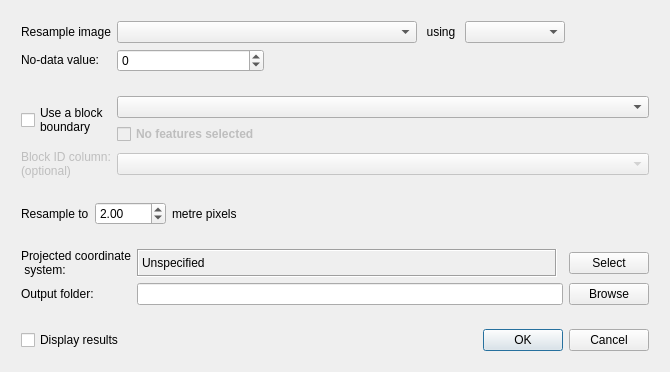
<?xml version="1.0" encoding="UTF-8"?>
<ui version="4.0">
 <class>ResampleImageToBlockDialog</class>
 <widget class="QDialog" name="ResampleImageToBlockDialog">
  <property name="windowModality">
   <enum>Qt::ApplicationModal</enum>
  </property>
  <property name="geometry">
   <rect>
    <x>0</x>
    <y>0</y>
    <width>651</width>
    <height>347</height>
   </rect>
  </property>
  <property name="sizePolicy">
   <sizepolicy hsizetype="MinimumExpanding" vsizetype="MinimumExpanding">
    <horstretch>0</horstretch>
    <verstretch>0</verstretch>
   </sizepolicy>
  </property>
  <property name="minimumSize">
   <size>
    <width>651</width>
    <height>0</height>
   </size>
  </property>
  <property name="maximumSize">
   <size>
    <width>16777215</width>
    <height>16777215</height>
   </size>
  </property>
  <property name="windowTitle">
   <string>Resample image to blocks</string>
  </property>
  <property name="toolTip">
   <string/>
  </property>
  <property name="statusTip">
   <string/>
  </property>
  <property name="whatsThis">
   <string/>
  </property>
  <property name="autoFillBackground">
   <bool>true</bool>
  </property>
  <layout class="QFormLayout" name="formLayout">
   <property name="sizeConstraint">
    <enum>QLayout::SetFixedSize</enum>
   </property>
   <property name="fieldGrowthPolicy">
    <enum>QFormLayout::AllNonFixedFieldsGrow</enum>
   </property>
   <item row="0" column="0" colspan="2">
    <widget class="QFrame" name="fraMain">
     <property name="sizePolicy">
      <sizepolicy hsizetype="MinimumExpanding" vsizetype="Fixed">
       <horstretch>0</horstretch>
       <verstretch>0</verstretch>
      </sizepolicy>
     </property>
     <property name="frameShape">
      <enum>QFrame::NoFrame</enum>
     </property>
     <property name="frameShadow">
      <enum>QFrame::Plain</enum>
     </property>
     <layout class="QGridLayout" name="gridLayout_7">
      <property name="margin">
       <number>1</number>
      </property>
      <item row="3" column="0">
       <widget class="QFrame" name="fraOutputs">
        <layout class="QGridLayout" name="gridLayout_4">
         <item row="0" column="3">
          <widget class="QPushButton" name="cmdOutCRS">
           <property name="enabled">
            <bool>true</bool>
           </property>
           <property name="sizePolicy">
            <sizepolicy hsizetype="Fixed" vsizetype="Fixed">
             <horstretch>0</horstretch>
             <verstretch>0</verstretch>
            </sizepolicy>
           </property>
           <property name="text">
            <string>Select</string>
           </property>
          </widget>
         </item>
         <item row="1" column="3">
          <widget class="QPushButton" name="cmdOutputFolder">
           <property name="sizePolicy">
            <sizepolicy hsizetype="Fixed" vsizetype="Fixed">
             <horstretch>0</horstretch>
             <verstretch>0</verstretch>
            </sizepolicy>
           </property>
           <property name="text">
            <string>Browse</string>
           </property>
          </widget>
         </item>
         <item row="0" column="0">
          <widget class="QLabel" name="lblOutCRSTitle">
           <property name="sizePolicy">
            <sizepolicy hsizetype="Fixed" vsizetype="Preferred">
             <horstretch>0</horstretch>
             <verstretch>0</verstretch>
            </sizepolicy>
           </property>
           <property name="minimumSize">
            <size>
             <width>0</width>
             <height>25</height>
            </size>
           </property>
           <property name="text">
            <string>Projected coordinate
 system:</string>
           </property>
           <property name="wordWrap">
            <bool>true</bool>
           </property>
          </widget>
         </item>
         <item row="1" column="0">
          <widget class="QLabel" name="lblOutputFolder">
           <property name="sizePolicy">
            <sizepolicy hsizetype="Fixed" vsizetype="Preferred">
             <horstretch>0</horstretch>
             <verstretch>0</verstretch>
            </sizepolicy>
           </property>
           <property name="text">
            <string>Output folder:</string>
           </property>
          </widget>
         </item>
         <item row="0" column="1">
          <widget class="QLabel" name="lblOutCRS">
           <property name="enabled">
            <bool>true</bool>
           </property>
           <property name="sizePolicy">
            <sizepolicy hsizetype="MinimumExpanding" vsizetype="Preferred">
             <horstretch>0</horstretch>
             <verstretch>0</verstretch>
            </sizepolicy>
           </property>
           <property name="minimumSize">
            <size>
             <width>0</width>
             <height>20</height>
            </size>
           </property>
           <property name="baseSize">
            <size>
             <width>213</width>
             <height>0</height>
            </size>
           </property>
           <property name="frameShape">
            <enum>QFrame::Box</enum>
           </property>
           <property name="frameShadow">
            <enum>QFrame::Sunken</enum>
           </property>
           <property name="text">
            <string>Unspecified</string>
           </property>
           <property name="wordWrap">
            <bool>true</bool>
           </property>
          </widget>
         </item>
         <item row="1" column="1" colspan="2">
          <widget class="QLineEdit" name="lneOutputFolder">
           <property name="sizePolicy">
            <sizepolicy hsizetype="MinimumExpanding" vsizetype="Preferred">
             <horstretch>0</horstretch>
             <verstretch>0</verstretch>
            </sizepolicy>
           </property>
           <property name="minimumSize">
            <size>
             <width>426</width>
             <height>20</height>
            </size>
           </property>
           <property name="toolTip">
            <string>&lt;html&gt;&lt;head/&gt;&lt;body&gt;&lt;p&gt;Save output image to this folder. A sub-folder with the image name will be created.&lt;/p&gt;&lt;/body&gt;&lt;/html&gt;</string>
           </property>
          </widget>
         </item>
        </layout>
       </widget>
      </item>
      <item row="2" column="0">
       <widget class="QFrame" name="fraPixel">
        <layout class="QGridLayout" name="gridLayout_5">
         <property name="margin">
          <number>9</number>
         </property>
         <item row="0" column="0">
          <widget class="QLabel" name="lblPixelSize">
           <property name="sizePolicy">
            <sizepolicy hsizetype="Fixed" vsizetype="Preferred">
             <horstretch>0</horstretch>
             <verstretch>0</verstretch>
            </sizepolicy>
           </property>
           <property name="text">
            <string>Resample to</string>
           </property>
          </widget>
         </item>
         <item row="0" column="1">
          <widget class="QDoubleSpinBox" name="dsbPixelSize">
           <property name="sizePolicy">
            <sizepolicy hsizetype="Minimum" vsizetype="Preferred">
             <horstretch>0</horstretch>
             <verstretch>0</verstretch>
            </sizepolicy>
           </property>
           <property name="maximum">
            <double>6000.000000000000000</double>
           </property>
           <property name="singleStep">
            <double>0.500000000000000</double>
           </property>
           <property name="value">
            <double>2.000000000000000</double>
           </property>
          </widget>
         </item>
         <item row="0" column="2">
          <widget class="QLabel" name="lblPixelSize_2">
           <property name="sizePolicy">
            <sizepolicy hsizetype="Preferred" vsizetype="Preferred">
             <horstretch>0</horstretch>
             <verstretch>0</verstretch>
            </sizepolicy>
           </property>
           <property name="text">
            <string>metre pixels</string>
           </property>
          </widget>
         </item>
         <item row="0" column="3">
          <spacer name="horizontalSpacer_4">
           <property name="orientation">
            <enum>Qt::Horizontal</enum>
           </property>
           <property name="sizeType">
            <enum>QSizePolicy::MinimumExpanding</enum>
           </property>
           <property name="sizeHint" stdset="0">
            <size>
             <width>40</width>
             <height>20</height>
            </size>
           </property>
          </spacer>
         </item>
        </layout>
       </widget>
      </item>
      <item row="0" column="0">
       <widget class="QFrame" name="fraImage">
        <property name="frameShape">
         <enum>QFrame::NoFrame</enum>
        </property>
        <property name="frameShadow">
         <enum>QFrame::Raised</enum>
        </property>
        <layout class="QGridLayout" name="gridLayout_2">
         <item row="1" column="1">
          <widget class="QSpinBox" name="spnNoDataVal">
           <property name="sizePolicy">
            <sizepolicy hsizetype="Preferred" vsizetype="Preferred">
             <horstretch>0</horstretch>
             <verstretch>0</verstretch>
            </sizepolicy>
           </property>
           <property name="minimumSize">
            <size>
             <width>0</width>
             <height>20</height>
            </size>
           </property>
           <property name="minimum">
            <number>-9999</number>
           </property>
           <property name="maximum">
            <number>9999</number>
           </property>
           <property name="value">
            <number>0</number>
           </property>
          </widget>
         </item>
         <item row="0" column="3">
          <widget class="QLabel" name="lblBand">
           <property name="sizePolicy">
            <sizepolicy hsizetype="Preferred" vsizetype="Preferred">
             <horstretch>0</horstretch>
             <verstretch>0</verstretch>
            </sizepolicy>
           </property>
           <property name="text">
            <string> using </string>
           </property>
           <property name="alignment">
            <set>Qt::AlignCenter</set>
           </property>
          </widget>
         </item>
         <item row="0" column="4">
          <widget class="QComboBox" name="cboBand">
           <property name="sizePolicy">
            <sizepolicy hsizetype="Fixed" vsizetype="Fixed">
             <horstretch>0</horstretch>
             <verstretch>0</verstretch>
            </sizepolicy>
           </property>
           <property name="minimumSize">
            <size>
             <width>100</width>
             <height>0</height>
            </size>
           </property>
           <property name="maxVisibleItems">
            <number>5</number>
           </property>
           <property name="maxCount">
            <number>10</number>
           </property>
           <property name="insertPolicy">
            <enum>QComboBox::NoInsert</enum>
           </property>
           <property name="minimumContentsLength">
            <number>0</number>
           </property>
          </widget>
         </item>
         <item row="0" column="1" colspan="2">
          <widget class="QgsMapLayerComboBox" name="mcboRasterLayer">
           <property name="enabled">
            <bool>true</bool>
           </property>
           <property name="sizePolicy">
            <sizepolicy hsizetype="MinimumExpanding" vsizetype="Fixed">
             <horstretch>0</horstretch>
             <verstretch>0</verstretch>
            </sizepolicy>
           </property>
           <property name="minimumSize">
            <size>
             <width>300</width>
             <height>20</height>
            </size>
           </property>
           <property name="filters">
            <set>QgsMapLayerProxyModel::RasterLayer</set>
           </property>
          </widget>
         </item>
         <item row="1" column="0">
          <widget class="QLabel" name="lblNoDataVal">
           <property name="sizePolicy">
            <sizepolicy hsizetype="Fixed" vsizetype="Fixed">
             <horstretch>0</horstretch>
             <verstretch>0</verstretch>
            </sizepolicy>
           </property>
           <property name="minimumSize">
            <size>
             <width>0</width>
             <height>0</height>
            </size>
           </property>
           <property name="layoutDirection">
            <enum>Qt::LeftToRight</enum>
           </property>
           <property name="text">
            <string>No-data value:</string>
           </property>
           <property name="alignment">
            <set>Qt::AlignRight|Qt::AlignTrailing|Qt::AlignVCenter</set>
           </property>
          </widget>
         </item>
         <item row="1" column="2" colspan="3">
          <spacer name="horizontalSpacer">
           <property name="orientation">
            <enum>Qt::Horizontal</enum>
           </property>
           <property name="sizeHint" stdset="0">
            <size>
             <width>40</width>
             <height>20</height>
            </size>
           </property>
          </spacer>
         </item>
         <item row="0" column="0">
          <widget class="QLabel" name="lblRasterLayer">
           <property name="sizePolicy">
            <sizepolicy hsizetype="Fixed" vsizetype="Fixed">
             <horstretch>0</horstretch>
             <verstretch>0</verstretch>
            </sizepolicy>
           </property>
           <property name="minimumSize">
            <size>
             <width>0</width>
             <height>0</height>
            </size>
           </property>
           <property name="text">
            <string>Resample image</string>
           </property>
           <property name="wordWrap">
            <bool>false</bool>
           </property>
          </widget>
         </item>
         <item row="0" column="5">
          <spacer name="horizontalSpacer_2">
           <property name="orientation">
            <enum>Qt::Horizontal</enum>
           </property>
           <property name="sizeHint" stdset="0">
            <size>
             <width>40</width>
             <height>20</height>
            </size>
           </property>
          </spacer>
         </item>
        </layout>
        <zorder>mcboRasterLayer</zorder>
        <zorder>lblRasterLayer</zorder>
        <zorder>spnNoDataVal</zorder>
        <zorder>lblNoDataVal</zorder>
        <zorder>horizontalSpacer</zorder>
        <zorder>cboBand</zorder>
        <zorder>lblBand</zorder>
        <zorder>horizontalSpacer_2</zorder>
       </widget>
      </item>
      <item row="1" column="0">
       <widget class="QFrame" name="fraPoly">
        <layout class="QGridLayout" name="gridLayout">
         <item row="0" column="0" rowspan="2">
          <widget class="QCheckBox" name="chkUsePoly">
           <property name="sizePolicy">
            <sizepolicy hsizetype="Minimum" vsizetype="Preferred">
             <horstretch>0</horstretch>
             <verstretch>0</verstretch>
            </sizepolicy>
           </property>
           <property name="text">
            <string>Use a block
boundary</string>
           </property>
          </widget>
         </item>
         <item row="0" column="1" colspan="2">
          <widget class="QgsMapLayerComboBox" name="mcboPolygonLayer">
           <property name="sizePolicy">
            <sizepolicy hsizetype="MinimumExpanding" vsizetype="Fixed">
             <horstretch>0</horstretch>
             <verstretch>0</verstretch>
            </sizepolicy>
           </property>
           <property name="minimumSize">
            <size>
             <width>300</width>
             <height>20</height>
            </size>
           </property>
           <property name="filters">
            <set>QgsMapLayerProxyModel::PolygonLayer</set>
           </property>
          </widget>
         </item>
         <item row="1" column="1">
          <widget class="QCheckBox" name="chkUseSelected">
           <property name="enabled">
            <bool>false</bool>
           </property>
           <property name="sizePolicy">
            <sizepolicy hsizetype="Fixed" vsizetype="Fixed">
             <horstretch>0</horstretch>
             <verstretch>0</verstretch>
            </sizepolicy>
           </property>
           <property name="minimumSize">
            <size>
             <width>0</width>
             <height>0</height>
            </size>
           </property>
           <property name="font">
            <font>
             <weight>75</weight>
             <bold>true</bold>
            </font>
           </property>
           <property name="layoutDirection">
            <enum>Qt::LeftToRight</enum>
           </property>
           <property name="text">
            <string>No features selected</string>
           </property>
          </widget>
         </item>
         <item row="2" column="0">
          <widget class="QLabel" name="lblGroupByField">
           <property name="enabled">
            <bool>false</bool>
           </property>
           <property name="sizePolicy">
            <sizepolicy hsizetype="Fixed" vsizetype="Preferred">
             <horstretch>0</horstretch>
             <verstretch>0</verstretch>
            </sizepolicy>
           </property>
           <property name="text">
            <string>&lt;html&gt;&lt;head/&gt;&lt;body&gt;&lt;p&gt;Block ID column:(optional)&lt;/p&gt;&lt;/body&gt;&lt;/html&gt;</string>
           </property>
           <property name="wordWrap">
            <bool>true</bool>
           </property>
          </widget>
         </item>
         <item row="2" column="1" colspan="2">
          <widget class="QgsFieldComboBox" name="mFieldComboBox">
           <property name="enabled">
            <bool>false</bool>
           </property>
           <property name="sizePolicy">
            <sizepolicy hsizetype="MinimumExpanding" vsizetype="Fixed">
             <horstretch>0</horstretch>
             <verstretch>0</verstretch>
            </sizepolicy>
           </property>
           <property name="minimumSize">
            <size>
             <width>200</width>
             <height>20</height>
            </size>
           </property>
           <property name="filters">
            <set>QgsFieldProxyModel::Double|QgsFieldProxyModel::Int|QgsFieldProxyModel::LongLong|QgsFieldProxyModel::Numeric|QgsFieldProxyModel::String</set>
           </property>
          </widget>
         </item>
        </layout>
       </widget>
      </item>
      <item row="4" column="0">
       <layout class="QGridLayout" name="gridLayout_6">
        <property name="margin">
         <number>9</number>
        </property>
        <item row="0" column="0">
         <widget class="QCheckBox" name="chkAddToDisplay">
          <property name="sizePolicy">
           <sizepolicy hsizetype="Fixed" vsizetype="MinimumExpanding">
            <horstretch>0</horstretch>
            <verstretch>0</verstretch>
           </sizepolicy>
          </property>
          <property name="text">
           <string>Display results</string>
          </property>
         </widget>
        </item>
        <item row="0" column="1">
         <widget class="QDialogButtonBox" name="buttonBox">
          <property name="sizePolicy">
           <sizepolicy hsizetype="Preferred" vsizetype="MinimumExpanding">
            <horstretch>0</horstretch>
            <verstretch>0</verstretch>
           </sizepolicy>
          </property>
          <property name="orientation">
           <enum>Qt::Horizontal</enum>
          </property>
          <property name="standardButtons">
           <set>QDialogButtonBox::Cancel|QDialogButtonBox::Ok</set>
          </property>
         </widget>
        </item>
       </layout>
      </item>
     </layout>
     <zorder>fraImage</zorder>
     <zorder>fraOutputs</zorder>
     <zorder>fraPoly</zorder>
     <zorder>fraPixel</zorder>
    </widget>
   </item>
  </layout>
 </widget>
 <customwidgets>
  <customwidget>
   <class>QgsFieldComboBox</class>
   <extends>QComboBox</extends>
   <header>qgsfieldcombobox.h</header>
  </customwidget>
  <customwidget>
   <class>QgsMapLayerComboBox</class>
   <extends>QComboBox</extends>
   <header>qgsmaplayercombobox.h</header>
  </customwidget>
 </customwidgets>
 <resources/>
 <connections>
  <connection>
   <sender>buttonBox</sender>
   <signal>accepted()</signal>
   <receiver>ResampleImageToBlockDialog</receiver>
   <slot>accept()</slot>
   <hints>
    <hint type="sourcelabel">
     <x>305</x>
     <y>434</y>
    </hint>
    <hint type="destinationlabel">
     <x>256</x>
     <y>227</y>
    </hint>
   </hints>
  </connection>
  <connection>
   <sender>buttonBox</sender>
   <signal>rejected()</signal>
   <receiver>ResampleImageToBlockDialog</receiver>
   <slot>reject()</slot>
   <hints>
    <hint type="sourcelabel">
     <x>305</x>
     <y>434</y>
    </hint>
    <hint type="destinationlabel">
     <x>256</x>
     <y>227</y>
    </hint>
   </hints>
  </connection>
 </connections>
</ui>
